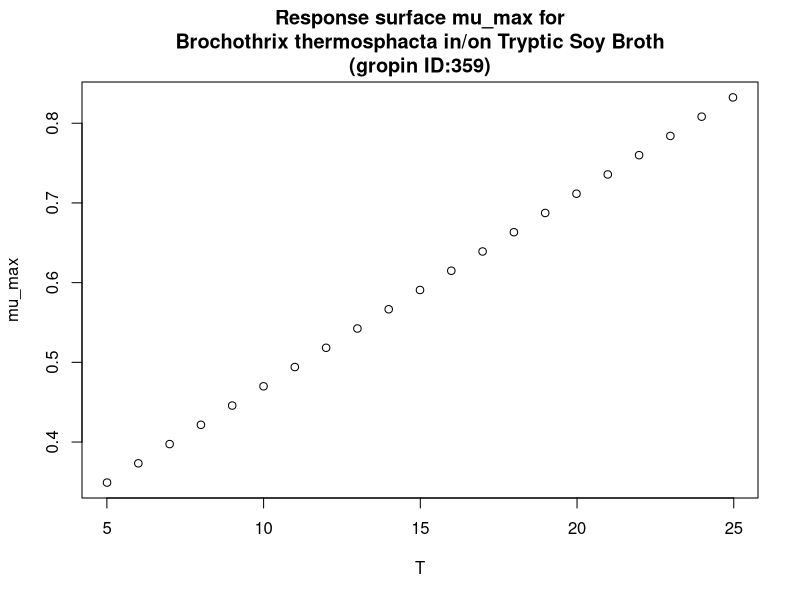

Source code (R):
#############################
# start of Parameter script
#############################
T <- seq(5.005,24.975024975025,length.out=21)
#############################
# end of Parameter script
#############################
############################# 
# start of Model script Gropin ID 359 
#############################
 
# constant coefficients for this model
 
variables <- data.frame(T)
argumentsPar <- expand.grid(variables)
 
# heart of the model
response_surface <- function(T) {
   mumax <-0.0242*T+0.228

return(mumax=mumax)
} 

# output parameters
mumax <- cbind(argumentsPar,response_surface(argumentsPar['T']))
colnames(mumax) <- c(colnames(argumentsPar),'mumax')
#############################
# End of Model script
#############################
############################# 
# start of Visualisation script Gropin ID 359 
#############################
plot(T,mumax$mumax,
                          xlab='T',
                          ylab='mu_max',main='Response surface mu_max for
Brochothrix thermosphacta in/on Tryptic Soy Broth
(gropin ID:359)')
#############################
# End of Visualisation script
#############################
